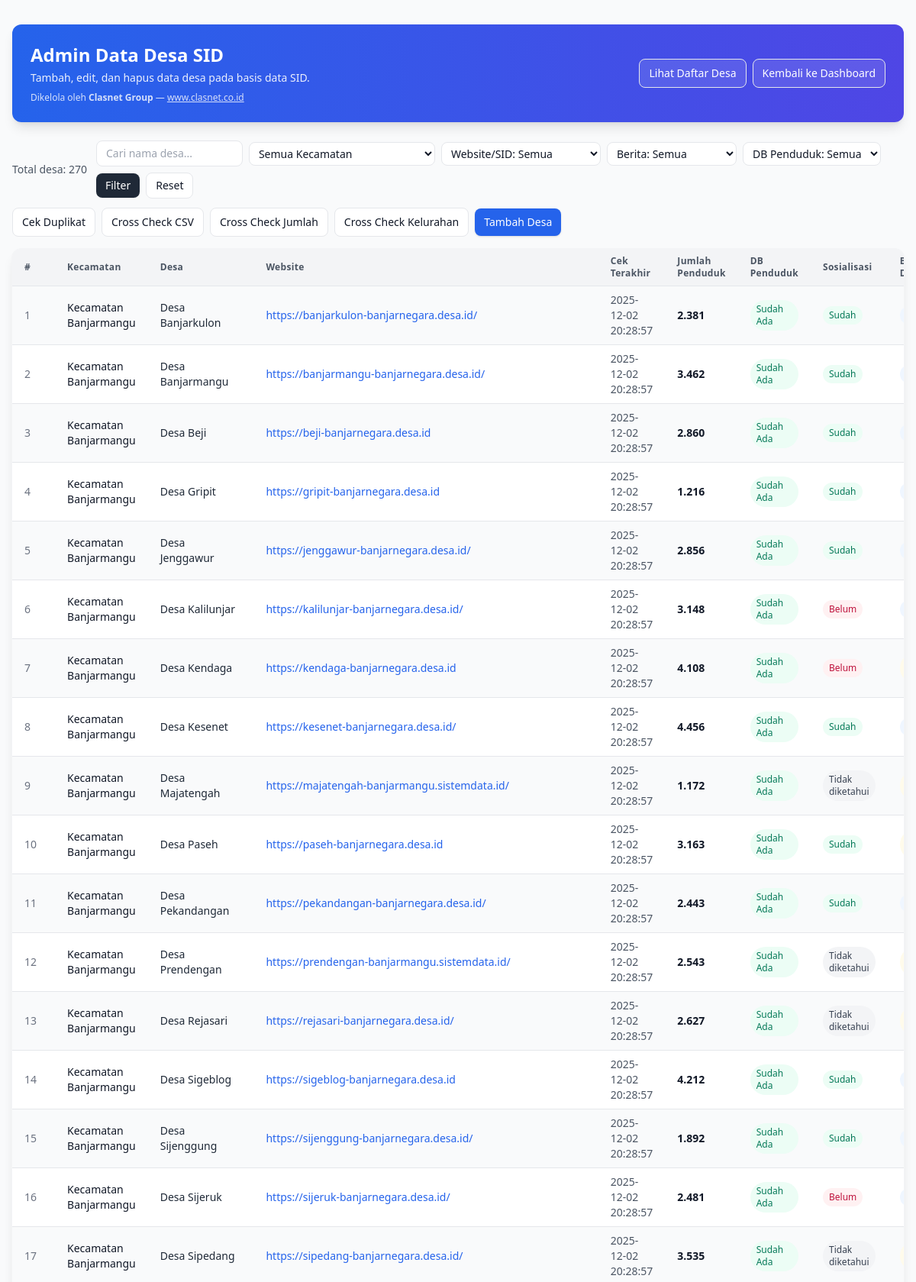
/legacy-php/admin_sid.php (signed in, upper part), run on the app's committed database.
### tables this page shows
CREATE TABLE `desa` (
  `id` int(11) NOT NULL,
  `nama_kecamatan` varchar(255) NOT NULL,
  `nama_desa` varchar(255) NOT NULL,
  `alamat_website` varchar(512) NOT NULL,
  `jumlah_penduduk` int(11) DEFAULT NULL,
  `website_status` varchar(32) DEFAULT NULL,
  `http_code` int(11) DEFAULT NULL,
  `last_checked_at` datetime DEFAULT NULL,
  `db_penduduk` varchar(32) DEFAULT NULL,
  `sosialisasi` varchar(20) DEFAULT NULL,
  `berita_desa` varchar(20) DEFAULT NULL,
  `developer` varchar(50) DEFAULT NULL
);

### legacy-php/admin_sid.php (the view, shortened to what this page needs)
<?php
$db = db();
$action = isset($_GET['action']) ? $_GET['action'] : '';
$list = [];
$q = isset($_GET['q']) ? trim($_GET['q']) : '';
$sql = "SELECT id, nama_kecamatan, nama_desa, alamat_website, last_checked_at, jumlah_penduduk, db_penduduk, sosialisasi, berita_desa, developer FROM desa";
$sql .= " ORDER BY nama_kecamatan ASC, nama_desa ASC";
$stmt = $db->prepare($sql);
if ($stmt) {
  if ($stmt->execute()) {
    $res = $stmt->get_result();
    while ($r = $res->fetch_assoc()) { $list[] = $r; }
  }
}
?>
<!doctype html>
<html lang="id">
<head>
  <script src="https://cdn.tailwindcss.com"></script>
</head>
<body class="bg-gray-50 text-gray-900">
  <div class="max-w-7xl mx-auto px-4 py-8">
    <div class="bg-gradient-to-r from-blue-600 to-indigo-600 rounded-xl text-white shadow-lg p-6 mb-6">
      <div class="flex items-center justify-between">
        <div>
          <h1 class="text-2xl font-semibold">Admin Data Desa SID</h1>
          <p class="text-sm mt-1 opacity-90">Tambah, edit, dan hapus data desa pada basis data SID.</p>
          <p class="text-xs mt-2 opacity-80">Dikelola oleh <span class="font-semibold">Clasnet Group</span> — <a href="https://www.clasnet.co.id" target="_blank" class="underline">www.clasnet.co.id</a></p>
        </div>
        <div class="flex items-center gap-2">
          <a href="desa.php" class="inline-flex items-center gap-2 px-3 py-2 rounded-lg border bg-white/10 hover:bg-white/20 text-white text-sm">
            Lihat Daftar Desa
          </a>
          <a href="index.php" class="inline-flex items-center gap-2 px-3 py-2 rounded-lg border bg-white/10 hover:bg-white/20 text-white text-sm">
            Kembali ke Dashboard
          </a>
        </div>
      </div>
    </div>
    <?php if ($action !== 'create' && $action !== 'edit' && $action !== 'dup'): ?>
      <div class="flex flex-wrap items-center justify-between gap-3 mb-4">
        <div class="flex items-center gap-3">
          <div class="text-sm text-gray-600 whitespace-nowrap flex-shrink-0">Total desa: <?= count($list) ?></div>
          <form method="get" action="admin_sid.php" class="flex flex-wrap items-center gap-2">
            <input type="text" name="q" value="<?= htmlspecialchars($q ?? '') ?>" class="border rounded-lg px-3 py-1.5 text-sm w-48" placeholder="Cari nama desa...">
            <select name="kec" class="text-sm border rounded-lg px-2 py-1 bg-white">
              <option value="">Semua Kecamatan</option>
            </select>
            <select name="sid" class="text-sm border rounded-lg px-2 py-1 bg-white min-w-[170px]">
              <option value="">Website/SID: Semua</option>
            </select>
            <select name="berita" class="text-sm border rounded-lg px-2 py-1 bg-white min-w-[170px]">
              <option value="">Berita: Semua</option>
            </select>
            <select name="db" class="text-sm border rounded-lg px-2 py-1 bg-white min-w-[170px]">
              <option value="">DB Penduduk: Semua</option>
            </select>
            <button type="submit" class="text-sm px-3 py-1.5 rounded-lg bg-gray-800 text-white hover:bg-gray-900">Filter</button>
            <a href="admin_sid.php" class="text-sm px-3 py-1.5 rounded-lg border bg-white hover:bg-gray-50">Reset</a>
          </form>
        </div>
        <div class="flex items-center gap-2">
          <a href="admin_sid.php?action=dup" class="text-sm px-3 py-2 rounded-lg border bg-white hover:bg-gray-50">Cek Duplikat</a>
          <a href="admin_sid.php?action=checkcsv" class="text-sm px-3 py-2 rounded-lg border bg-white hover:bg-gray-50">Cross Check CSV</a>
          <a href="admin_sid.php?action=checkcount" class="text-sm px-3 py-2 rounded-lg border bg-white hover:bg-gray-50">Cross Check Jumlah</a>
          <a href="admin_sid.php?action=checkkelurahan" class="text-sm px-3 py-2 rounded-lg border bg-white hover:bg-gray-50">Cross Check Kelurahan</a>
          <a href="admin_sid.php?action=create" class="text-sm px-3 py-2 rounded-lg bg-blue-600 text-white shadow hover:bg-blue-700">Tambah Desa</a>
        </div>
      </div>
      <div class="overflow-x-auto bg-white rounded-xl shadow-lg ring-1 ring-gray-100">
        <table class="min-w-full text-sm">
          <thead class="bg-gray-100">
            <tr>
              <th class="px-4 py-2 text-left text-xs font-semibold tracking-wide text-gray-600">#</th>
              <th class="px-4 py-2 text-left text-xs font-semibold tracking-wide text-gray-600">Kecamatan</th>
              <th class="px-4 py-2 text-left text-xs font-semibold tracking-wide text-gray-600">Desa</th>
              <th class="px-4 py-2 text-left text-xs font-semibold tracking-wide text-gray-600">Website</th>
              <th class="px-4 py-2 text-left text-xs font-semibold tracking-wide text-gray-600">Cek Terakhir</th>
              <th class="px-4 py-2 text-left text-xs font-semibold tracking-wide text-gray-600">Jumlah Penduduk</th>
              <th class="px-4 py-2 text-left text-xs font-semibold tracking-wide text-gray-600">DB Penduduk</th>
              <th class="px-4 py-2 text-left text-xs font-semibold tracking-wide text-gray-600">Sosialisasi</th>
              <th class="px-4 py-2 text-left text-xs font-semibold tracking-wide text-gray-600">Berita Desa</th>
            </tr>
          </thead>
          <tbody>
            <?php $i=1; foreach ($list as $r): ?>
              <?php
                $link = '-';
                if (trim((string)$r['alamat_website']) !== '') {
                  $url = htmlspecialchars($r['alamat_website']);
                  $link = '<a href="'.$url.'" target="_blank" class="text-blue-600 hover:underline">'.htmlspecialchars($r['alamat_website']).'</a>';
                }
                $jpFmt = ($r['jumlah_penduduk'] === null || $r['jumlah_penduduk'] === '') ? '-' : number_format((int)$r['jumlah_penduduk'], 0, ',', '.');
                $dbpUpper = strtoupper(trim((string)$r['db_penduduk']));
                if ($dbpUpper === 'SUDAH ADA') {
                  $dbBadge = '<span class="inline-flex items-center px-2 py-1 rounded-full text-xs font-medium bg-emerald-50 text-emerald-700">Sudah Ada</span>';
                } elseif ($dbpUpper === 'BELUM ADA') {
                  $dbBadge = '<span class="inline-flex items-center px-2 py-1 rounded-full text-xs font-medium bg-rose-50 text-rose-700">Belum Ada</span>';
                } else {
                  $dbBadge = '<span class="inline-flex items-center px-2 py-1 rounded-full text-xs font-medium bg-gray-100 text-gray-700">Tidak diketahui</span>';
                }
                $sos = strtolower(trim((string)$r['sosialisasi'] ?? ''));
                if ($sos === 'sudah') { $sosBadge = '<span class="inline-flex items-center px-2 py-1 rounded-full text-xs font-medium bg-emerald-50 text-emerald-700">Sudah</span>'; }
                elseif ($sos === 'belum') { $sosBadge = '<span class="inline-flex items-center px-2 py-1 rounded-full text-xs font-medium bg-rose-50 text-rose-700">Belum</span>'; }
                else { $sosBadge = '<span class="inline-flex items-center px-2 py-1 rounded-full text-xs font-medium bg-gray-100 text-gray-700">Tidak diketahui</span>'; }
                $ber = strtolower(trim((string)$r['berita_desa'] ?? ''));
                if ($ber === 'update') { $berBadge = '<span class="inline-flex items-center px-2 py-1 rounded-full text-xs font-medium bg-blue-50 text-blue-700">Update</span>'; }
                elseif ($ber === 'tidak update') { $berBadge = '<span class="inline-flex items-center px-2 py-1 rounded-full text-xs font-medium bg-amber-50 text-amber-700">Tidak Update</span>'; }
                elseif ($ber === 'tidak ada') { $berBadge = '<span class="inline-flex items-center px-2 py-1 rounded-full text-xs font-medium bg-gray-50 text-gray-700">Tidak Ada</span>'; }
                else { $berBadge = '<span class="inline-flex items-center px-2 py-1 rounded-full text-xs font-medium bg-gray-100 text-gray-700">Tidak diketahui</span>'; }
              ?>
              <tr class="border-t odd:bg-gray-50">
                <td class="px-4 py-2 text-gray-500"><?= $i++ ?></td>
                <td class="px-4 py-2 font-medium text-gray-900"><?= htmlspecialchars($r['nama_kecamatan']) ?></td>
                <td class="px-4 py-2 text-gray-800"><?= htmlspecialchars($r['nama_desa']) ?></td>
                <td class="px-4 py-2 whitespace-nowrap"><?= $link ?></td>
                <td class="px-4 py-2 text-gray-600"><?= htmlspecialchars($r['last_checked_at'] ?? '') ?></td>
                <td class="px-4 py-2 font-semibold text-gray-900"><?= htmlspecialchars($jpFmt) ?></td>
                <td class="px-4 py-2"><?= $dbBadge ?></td>
                <td class="px-4 py-2"><?= $sosBadge ?></td>
                <td class="px-4 py-2"><?= $berBadge ?></td>
              </tr>
            <?php endforeach; ?>
          </tbody>
        </table>
      </div>
    <?php endif; ?>
  </div>
</body>
</html>

### data on the page
desa: nama_kecamatan "Kecamatan Banjarmangu", nama_desa "Desa Banjarkulon", alamat_website "https://banjarkulon-banjarnegara.desa.id/", last_checked_at "2025-12-02 20:28:57", jumlah_penduduk "2.381", db_penduduk "Sudah Ada", sosialisasi "Sudah"
desa: nama_kecamatan "Kecamatan Banjarmangu", nama_desa "Desa Banjarmangu", alamat_website "https://banjarmangu-banjarnegara.desa.id/", last_checked_at "2025-12-02 20:28:57", jumlah_penduduk "3.462", db_penduduk "Sudah Ada", sosialisasi "Sudah"
desa: nama_kecamatan "Kecamatan Banjarmangu", nama_desa "Desa Beji", alamat_website "https://beji-banjarnegara.desa.id", last_checked_at "2025-12-02 20:28:57", jumlah_penduduk "2.860", db_penduduk "Sudah Ada", sosialisasi "Sudah"
desa: nama_kecamatan "Kecamatan Banjarmangu", nama_desa "Desa Gripit", alamat_website "https://gripit-banjarnegara.desa.id", last_checked_at "2025-12-02 20:28:57", jumlah_penduduk "1.216", db_penduduk "Sudah Ada", sosialisasi "Sudah"
desa: nama_kecamatan "Kecamatan Banjarmangu", nama_desa "Desa Jenggawur", alamat_website "https://jenggawur-banjarnegara.desa.id/", last_checked_at "2025-12-02 20:28:57", jumlah_penduduk "2.856", db_penduduk "Sudah Ada", sosialisasi "Sudah"
desa: nama_kecamatan "Kecamatan Banjarmangu", nama_desa "Desa Kalilunjar", alamat_website "https://kalilunjar-banjarnegara.desa.id/", last_checked_at "2025-12-02 20:28:57", jumlah_penduduk "3.148", db_penduduk "Sudah Ada", sosialisasi "Belum"
desa: nama_kecamatan "Kecamatan Banjarmangu", nama_desa "Desa Kendaga", alamat_website "https://kendaga-banjarnegara.desa.id", last_checked_at "2025-12-02 20:28:57", jumlah_penduduk "4.108", db_penduduk "Sudah Ada", sosialisasi "Belum"
desa: nama_kecamatan "Kecamatan Banjarmangu", nama_desa "Desa Kesenet", alamat_website "https://kesenet-banjarnegara.desa.id/", last_checked_at "2025-12-02 20:28:57", jumlah_penduduk "4.456", db_penduduk "Sudah Ada", sosialisasi "Sudah"
desa: nama_kecamatan "Kecamatan Banjarmangu", nama_desa "Desa Majatengah", alamat_website "https://majatengah-banjarmangu.sistemdata.id/", last_checked_at "2025-12-02 20:28:57", jumlah_penduduk "1.172", db_penduduk "Sudah Ada", sosialisasi "Tidak diketahui"
desa: nama_kecamatan "Kecamatan Banjarmangu", nama_desa "Desa Paseh", alamat_website "https://paseh-banjarnegara.desa.id", last_checked_at "2025-12-02 20:28:57", jumlah_penduduk "3.163", db_penduduk "Sudah Ada", sosialisasi "Sudah"
desa: nama_kecamatan "Kecamatan Banjarmangu", nama_desa "Desa Pekandangan", alamat_website "https://pekandangan-banjarnegara.desa.id/", last_checked_at "2025-12-02 20:28:57", jumlah_penduduk "2.443", db_penduduk "Sudah Ada", sosialisasi "Sudah"
desa: nama_kecamatan "Kecamatan Banjarmangu", nama_desa "Desa Prendengan", alamat_website "https://prendengan-banjarmangu.sistemdata.id/", last_checked_at "2025-12-02 20:28:57", jumlah_penduduk "2.543", db_penduduk "Sudah Ada", sosialisasi "Tidak diketahui"
desa: nama_kecamatan "Kecamatan Banjarmangu", nama_desa "Desa Rejasari", alamat_website "https://rejasari-banjarnegara.desa.id/", last_checked_at "2025-12-02 20:28:57", jumlah_penduduk "2.627", db_penduduk "Sudah Ada", sosialisasi "Tidak diketahui"
desa: nama_kecamatan "Kecamatan Banjarmangu", nama_desa "Desa Sigeblog", alamat_website "https://sigeblog-banjarnegara.desa.id", last_checked_at "2025-12-02 20:28:57", jumlah_penduduk "4.212", db_penduduk "Sudah Ada", sosialisasi "Sudah"
desa: nama_kecamatan "Kecamatan Banjarmangu", nama_desa "Desa Sijenggung", alamat_website "https://sijenggung-banjarnegara.desa.id/", last_checked_at "2025-12-02 20:28:57", jumlah_penduduk "1.892", db_penduduk "Sudah Ada", sosialisasi "Sudah"
desa: nama_kecamatan "Kecamatan Banjarmangu", nama_desa "Desa Sijeruk", alamat_website "https://sijeruk-banjarnegara.desa.id/", last_checked_at "2025-12-02 20:28:57", jumlah_penduduk "2.481", db_penduduk "Sudah Ada", sosialisasi "Belum"
desa: nama_kecamatan "Kecamatan Banjarmangu", nama_desa "Desa Sipedang", alamat_website "https://sipedang-banjarnegara.desa.id/", last_checked_at "2025-12-02 20:28:57", jumlah_penduduk "3.535", db_penduduk "Sudah Ada", sosialisasi "Tidak diketahui"

### other printed values
count($list) "270"
